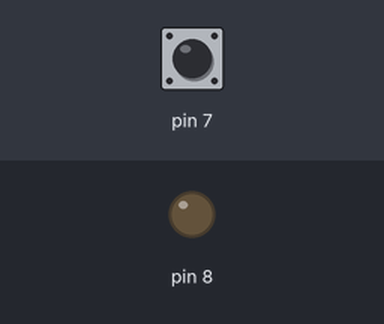
Bench run of a sketch on a simulated Arduino Uno, built with avr-gcc and run on an emulated ATmega328P. Parts: output pins drawn as LEDs (lit = HIGH). Dashed ring = blinking. The test bench sets the inputs (shaded band); at power-on: pin 7 HIGH.

Above: at 1.2 s.
1.3 s: pin 7 pulled LOW for 0.15 s
At 2.6 s:
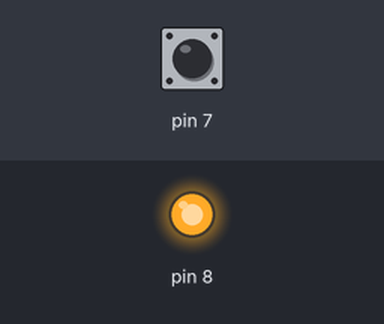
2.9 s: pin 7 pulled LOW for 3.2 s
At 3.06 s:
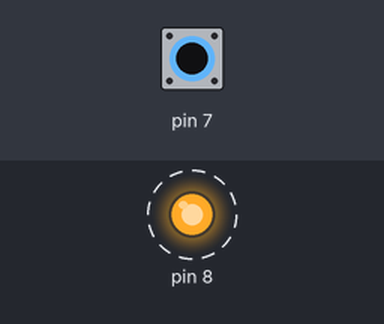
Timing chart, 0 to 7.6 s (numbered marks = the images above; inputs shaded):
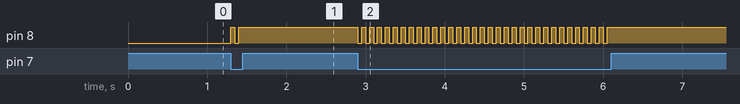

The sketch:

01c_LED_z_przyciskiem_debouncing.ino
```cpp
/*********************************************************************
Połączenia:

Dioda LED Anoda  - pin 8
Dioda LED Katoda - GND - masa - 0V

Przycisk 1 - pin 7
Przycisk 2 - GND - masa - 0V
*********************************************************************/


// Instrukcje wykonywane raz po starcie Arduino
void setup() {
  //Ustawienie pinu 8 jako wyjście
  pinMode(8, OUTPUT);
  //Ustawienie pinu 7 jako wejście z dodatkowym rezystorem podciągającym
  pinMode(7, INPUT_PULLUP);
  digitalWrite(8, LOW); //Wyłączenie diody
}

// deklaracja zmiennej
boolean stan_diody = LOW;

//Instrukcje, które będą wykonywały się w koło (w pętli)
void loop() {

// Jeśli przycisk wciśnięty
  if (digitalRead(7) == LOW) {
    // przełączenie diody w stan przeciwny do obecnego
    stan_diody = !stan_diody;
    digitalWrite(8, stan_diody);
    // debouncing - drgania styków
    delay(50);
  }
}
```

Measured:
- after the input at 1.3 s, pin 8: LOW → HIGH at once, → LOW 0.05 s later, → HIGH 0.05 s later
- after the input at 2.9 s, pin 8: alternates HIGH for 0.05 s and LOW for 0.05 s, 64 changes in all, then stays HIGH, starting at once
